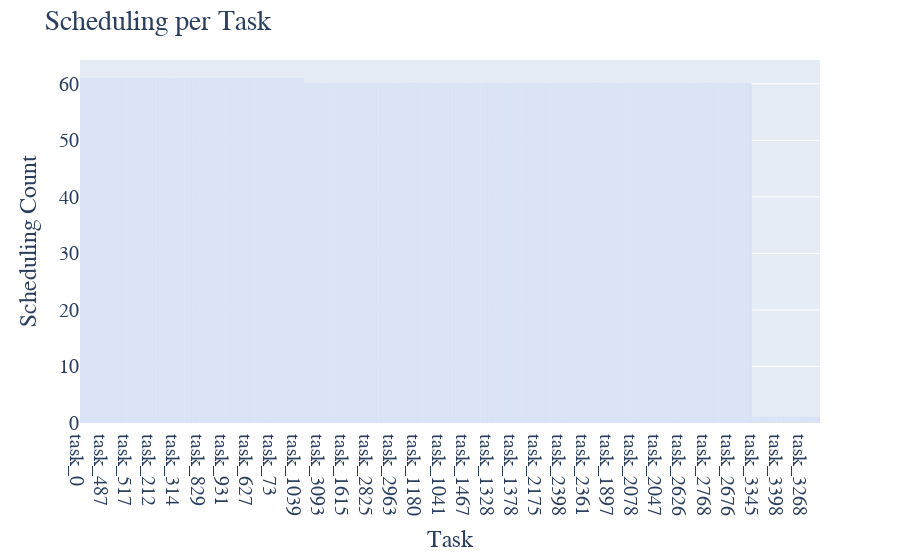

The code cell stored with this chart in its notebook:
### Code cell
scheduling_per_task['next_fit_global']

fig = px.bar(x=scheduling_per_task['next_fit_partition'].sort_values(ascending=False).index.values, y=scheduling_per_task['next_fit_global'].sort_values(ascending=False).values)
fig.update_layout(
    title_text="Scheduling per Task",
    xaxis_title="Task",
    yaxis_title="Scheduling Count",
    font=dict(
        family="Courier New, monospace",
        size=20,
    )
)

### Figure 1 — Plotly figure (JSON) as saved in the notebook; plotly's stock layout.template omitted (floating-point values rounded to 4 significant figures; data arrays with more than 128 entries replaced by an {"elided": "..."} marker saying what was removed)
{"data": [{"alignmentgroup": "True", "hovertemplate": "x=%{x}<br>y=%{y}<extra></extra>", "legendgroup": "", "marker": {"color": "#636efa", "pattern": {"shape": ""}}, "name": "", "offsetgroup": "", "orientation": "v", "showlegend": false, "textposition": "auto", "type": "bar", "x": {"elided": "3440 str values"}, "xaxis": "x", "y": {"elided": "3440 int values"}, "yaxis": "y"}], "layout": {"barmode": "relative", "font": {"family": "Courier New, monospace", "size": 20}, "legend": {"tracegroupgap": 0}, "margin": {"t": 60}, "title": {"text": "Scheduling per Task"}, "xaxis": {"anchor": "y", "domain": [0, 1], "title": {"text": "Task"}}, "yaxis": {"anchor": "x", "domain": [0, 1], "title": {"text": "Scheduling Count"}}}}
